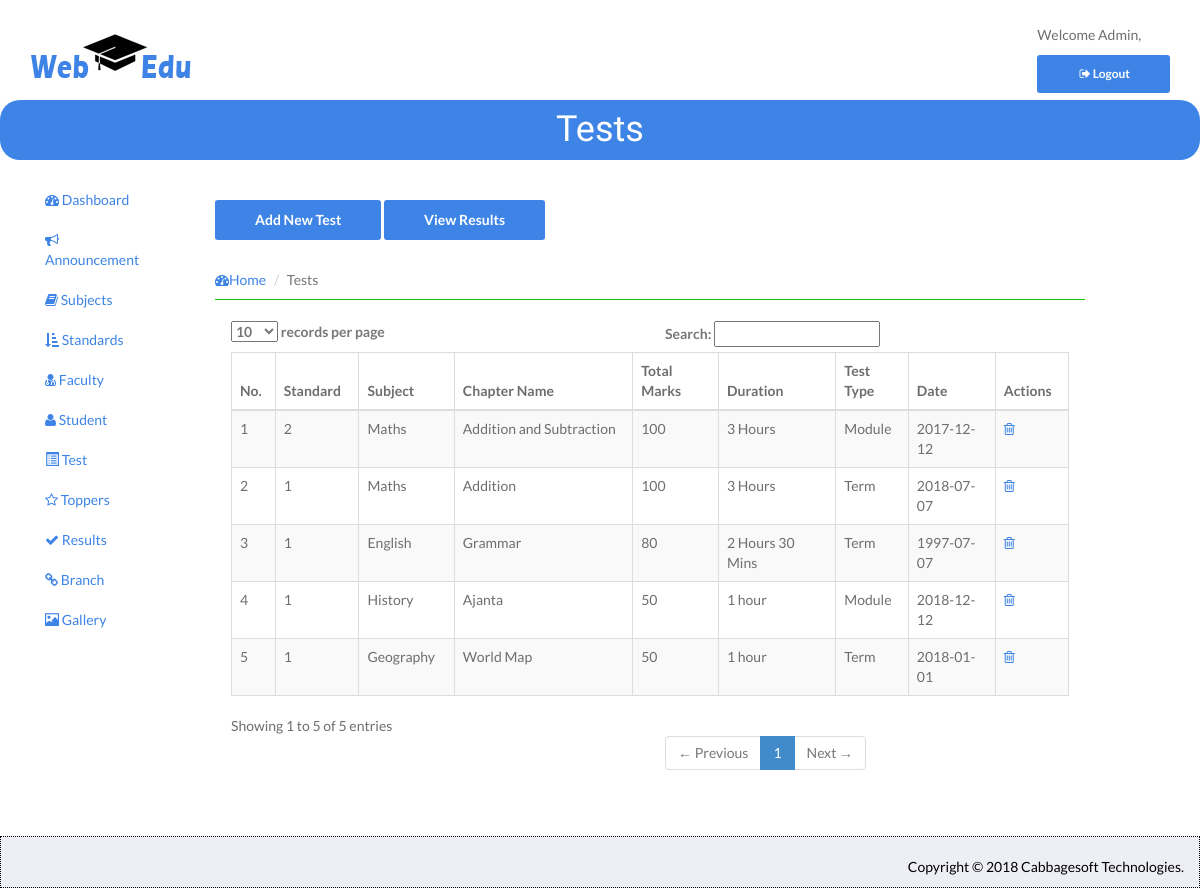
/admin/index.php/test_controller/ViewTest, run on an earlier commit of the app's database.
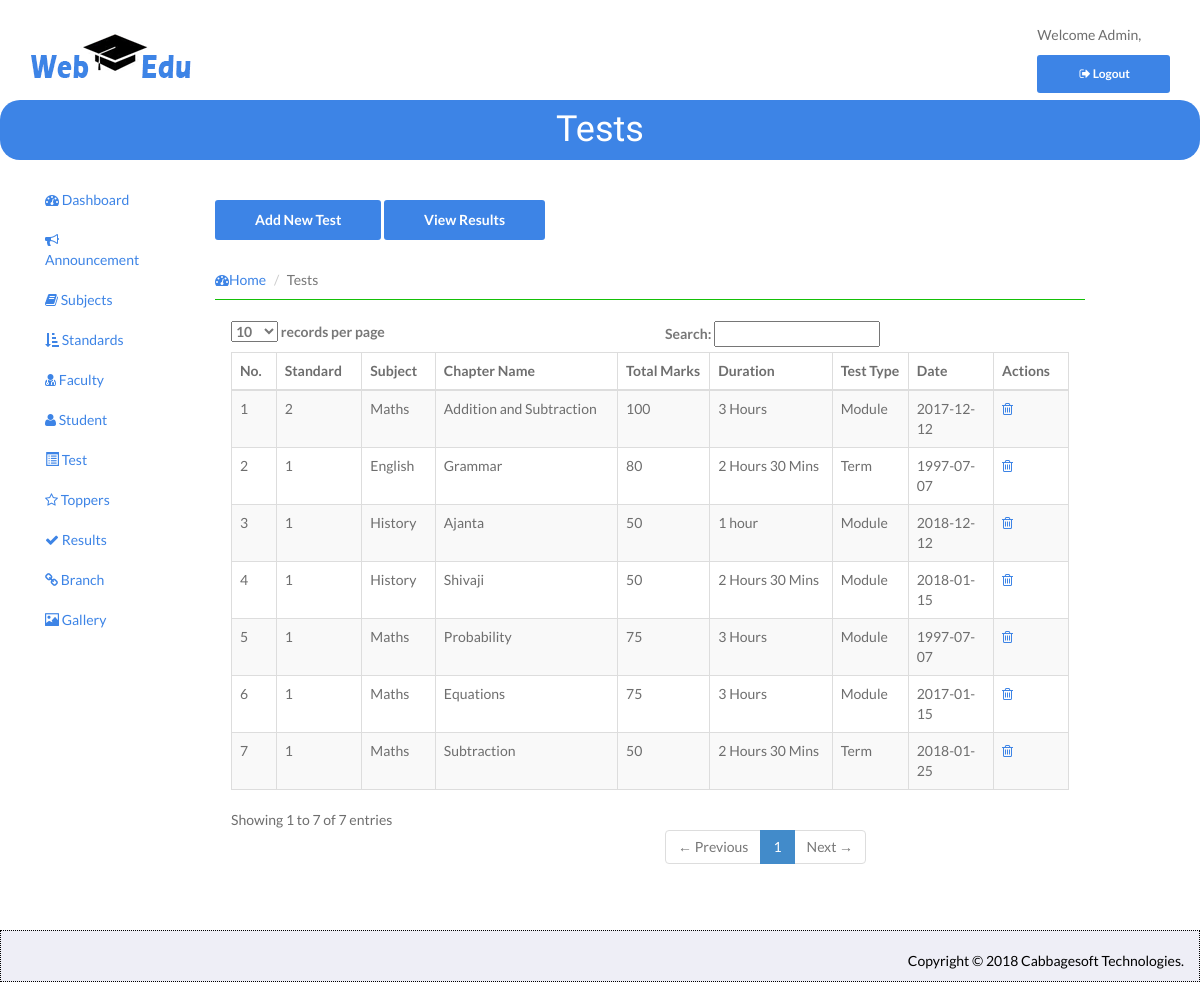
And on a later commit of the database.
### tables this page shows
CREATE TABLE `test` (
  `id` int(11) NOT NULL,
  `standard_id` int(11) NOT NULL,
  `subject` varchar(25) NOT NULL,
  `chapter` varchar(75) NOT NULL,
  `date` date NOT NULL,
  `total_marks` int(11) NOT NULL,
  `duration` varchar(25) NOT NULL,
  `test_type` varchar(25) NOT NULL,
  `uploaded` tinyint(1) NOT NULL
);

### admin/application/controllers/Test_Controller.php (called while the page is built, shortened)
<?php
class Test_Controller extends CI_Controller {
    function __construct() {
        $this->load->model('Test_Model');
        $this->load->model('Student_Model');
        $this->load->model('Result_Model');
    }
    public function ViewTest(){
    	$result['AllTests'] = $this->Test_Model->FetchAllTests();
    	$this->load->view('ViewTest',$result);
    }
}

### admin/index.php (called while the page is built, shortened)
<?php
require_once BASEPATH.'core/CodeIgniter.php';

### admin/application/models/Test_Model.php (called while the page is built, shortened)
<?php
class Test_Model extends CI_Model {
    public function FetchAllTests(){
    	$this->db->select('*');
        $result = $this->db->get('test');
        return $result->result();
    }
}

### admin/application/views/ViewTest.php (the view, shortened to what this page needs)
<!DOCTYPE html>
<head>
    <?php $this->load->view("head"); ?>
</head>
<body>
    <div id="wrapper">
        <?php $this->load->view("top"); ?>
        <header id="head" class="secondary" style="height:50px;">
            <div class="container">
                <h1>Tests</h1>
            </div>
        </header>
        <?php $this->load->view("panel1"); ?>
         <div class="container col-sm-9">
            <div id="page-wrapper">
                <div class="row">
                    <div class="col-lg-12">
                        <div class="page-header">
                             <a href="<?php echo base_url("index.php/Test_Controller/AddTest")?>" class="btn btn-info">Add New Test</a>
                            <a href="<?php echo base_url("index.php/Result_Controller/AddTestResult")?>" class="btn btn-info">View Results</a>
                            <ol class="breadcrumb">
                                <li><a href="<?php echo base_url("index.php/Login_Controller/Home"); ?>"><i class="fa fa-dashboard"></i>Home</a></li>
                                <li class="active">Tests</li>
                            </ol>
                        </div>
                    </div>
                </div>
                <div class="row">
                    <div class="col-lg-12">
                        <div class="panel panel-default">
                            <div class="panel-body">
                                <div class="table-responsive col-sm-12">
                                <table id="example" class="table table-striped table-bordered table-hover">
                                    <thead>
                                        <tr>
                                            <th>No.</th>
                                            <th>Standard</th>
                                            <th>Subject</th>
                                            <th>Chapter Name</th>
                                            <th>Total Marks</th>
                                            <th>Duration</th>
                                            <th>Test Type</th>
                                            <th>Date</th>
                                            <th>Actions</th>
                                        </tr>
                                    </thead>
                                    <?php if(isset($AllTests)){?>
                                    <tbody>
                                        <?php $no=1;
                                        foreach ($AllTests as $value) {?>
                                        <tr>
                                            <td><?php echo $no; $no++;?></td>
                                            <td><?php echo $value->standard_id;?></td>
                                            <td><?php echo $value->subject;?></td>
                                            <td><?php echo $value->chapter;?></td>
                                            <td><?php echo $value->total_marks;?></td>
                                            <td><?php echo $value->duration;?></td>
                                            <td><?php echo $value->test_type;?></td>
                                            <td><?php echo $value->date;?></td>
                                            <td>
                                                <a onclick="return confirm('Are You Sure Remove This Record ');" href="<?php echo base_url("index.php/Test_Controller/DeleteTest/$value->id");?>" data-toggle="tooltip" data-placement="top" title="Delete">
                                                    <i class="fa fa-trash-o delete"></i>
                                                </a>
                                            </td>
                                        </tr>
                                         <?php }?>
                                    </tbody>
                                    <?php } ?>
                                </table>
                            </div>
                        </div>
                    </div>
                </div>
            </div>
        </div>
            </div>
        </div>
<?php $this->load->view("footer"); ?>
</body>
</html>

### admin/application/views/head.php (shortened to what this page needs)
<link rel="stylesheet" href="<?php echo base_url("assets/css/bootstrap.min.css"); ?>">
<link rel="stylesheet" href="<?php echo base_url("assets/css/font-awesome.min.css"); ?>">
<link rel="stylesheet" href="<?php echo base_url("assets/css/bootstrap-theme.css"); ?>" media="screen">
<link rel="stylesheet" href="<?php echo base_url("assets/css/style.css"); ?>">
   <link rel='stylesheet' id='camera-css'  href='<?php echo base_url("assets/css/camera.css"); ?>' type='text/css' media='all'>

### admin/application/views/top.php
    <div class="navbar navbar-inverse">
        <div class="container">
            <center>
            <a href="" class="navbar-brand">
            <img src='<?php echo base_url("assets/images/1logo.png"); ?>' alt="Logo">
            </a>
            </center>
            <div style="float:right;">
            <p>Welcome Admin,</p>
            <a href="<?php echo base_url("index.php/Login_Controller/Logout"); ?>" class="btn btn-sm"><i class="fa fa-sign-out fa-fw"></i>Logout</a>
            </div>
        </div>
</div>

### admin/application/views/panel1.php (shortened to what this page needs)
<div class="col-sm-2" style="padding-top: 20px;">
	<nav class="navbar-collapse collapse">
		<ul class="nav" id="side-menu">
			<li>
				<a href="<?php  echo base_url("index.php/Login_Controller/Home")?>"><i class="fa fa-dashboard"></i> Dashboard</a>
			</li>
                  <li>
                  	<a href="#"><i class="fa fa-bullhorn "></i> Announcement</a>
                  </li>
			<li>
				<a href="<?php echo base_url("index.php/Subject_Controller/ViewSubject"); ?>"><i class="fa fa-book"></i> Subjects</a>
			</li>
			<li>
				<a href="<?php echo base_url("index.php/Standard_Controller/ViewStandard"); ?>"><i class="fa fa-sort-amount-asc"></i> Standards</a>
			</li>
			<li>
				<a href="<?php echo base_url("index.php/Faculty_Controller/ViewFaculty"); ?>"><i class="fa fa-user-md "></i> Faculty</a>
			</li>
			<li>
				<a href="<?php echo base_url("index.php/Student_Controller/ViewStudent"); ?>"><i class="fa fa-user"></i> Student</a>
			</li>
                  <li>
                      <a href="<?php echo base_url("index.php/Test_Controller/ViewTest"); ?>"><i class="glyphicon glyphicon-list-alt"></i>&nbsp;Test</a>
                  </li>
			<li>
				<a href="<?php echo base_url("index.php/Toper_Controller/ViewToppers"); ?>"><i class="fa fa-star-o"></i> Toppers</a>
			</li>
			<li>
				<a href="<?php echo base_url("index.php/Result_Controller/ViewResult"); ?>"><i class="fa fa-check "></i> Results</a>
			</li>
			<li>
				<a href="<?php echo base_url("index.php/Branch_Controller/ViewBranch"); ?>"><i class="fa fa-chain "></i> Branch</a>
			</li>
			<li>
				<a href="<?php echo base_url("index.php/Gallery_Controller/ViewGallery"); ?>"><i class="glyphicon glyphicon-picture"></i> Gallery</a>
			</li>
              </ul>
          </nav>
      </div>

### admin/application/views/footer.php (shortened to what this page needs)
<footer class="col-sm-12 panel" style="background-color:#e9e9f3bd;border: 1px dotted black;color:Black; height:auto;">
            <div class="panel-body">
              <p class="text-right">
                Copyright &copy; 2018  Cabbagesoft Technologies.
              </p>
            </div>
</footer>

### admin/assets/css/style.css (style rules this page uses)
body { font-family: 'Lato', sans-serif; font-weight: normal; color: #6E6E6E; }
h1, h2, h3, h4, h5, h6 { font-weight: normal; font-family: 'Oswald', sans-serif; }
h1, .h1, h2, .h2, h3, .h3 { margin-top: 0px; }
a { color:#3d84e6; }
.navbar-inverse .navbar-brand img { width: 171px; }
#head { background-size: cover; height: 600px; text-align: center; color: white; font-weight: 300; position: relative; background-position-x: center; }
#head.secondary { height: 60px; min-height: 60px; padding-top: 0px; border-radius: 20px 20px; }
.panel { margin-bottom: 0px; background-color: transparent; border: 1px solid transparent; border-radius: 0px; -webkit-box-shadow: none; box-shadow: none; }
.panel-body { padding: 0px; }
ul, .list.custom-list ul { margin: 0 0 11px; list-style-type: none; padding-left: 10px; }
.navbar-inverse { background: #fff; margin: 0 auto; }
.navbar-inverse { border: none; }
.page-header { border-bottom: 1px solid #15c008; }
.breadcrumb { background: none; padding: 0; margin: 30px 0 0px 0; }
img { max-width: 100%; }
footer { border-top: 1px solid #e5e5e5; background:#D8D8D8; margin-top: 40px; padding-top: 20px; }
#head.secondary { padding-top: 0px; background:#3d84e6; background-size: cover; text-align: center; padding:10px 0; height: 60px; }
#head.secondary h1 { COLOR: #fff; text-align: center; }
.btn { background: #3d84e6; color: #fff; }

What changed in the data, as far as the page shows it:
removed test: standard "1", subject "Maths", chapter "Addition", total_marks "100", duration "3 Hours", test_type "Term", date "2018-07-07"
changed test: subject "Geography" → "History"; chapter "World Map" → "Shivaji"; duration "1 hour" → "2 Hours 30 Mins"; test_type "Term" → "Module"; date "2018-01-01" → "2018-01-15"
added test: standard "1", subject "Maths", chapter "Probability", total_marks "75", duration "3 Hours", test_type "Module", date "1997-07-07"
added test: standard "1", subject "Maths", chapter "Equations", total_marks "75", duration "3 Hours", test_type "Module", date "2017-01-15"
added test: standard "1", subject "Maths", chapter "Subtraction", total_marks "50", duration "2 Hours 30 Mins", test_type "Term", date "2018-01-25"
Also different on the page:
text written by a page script: "records per page Search: Showing 1 to 5 of 5 entries ← Previous 1 Next →" → "records per page Search: Showing 1 to 7 of 7 entries ← Previous 1 Next →"
